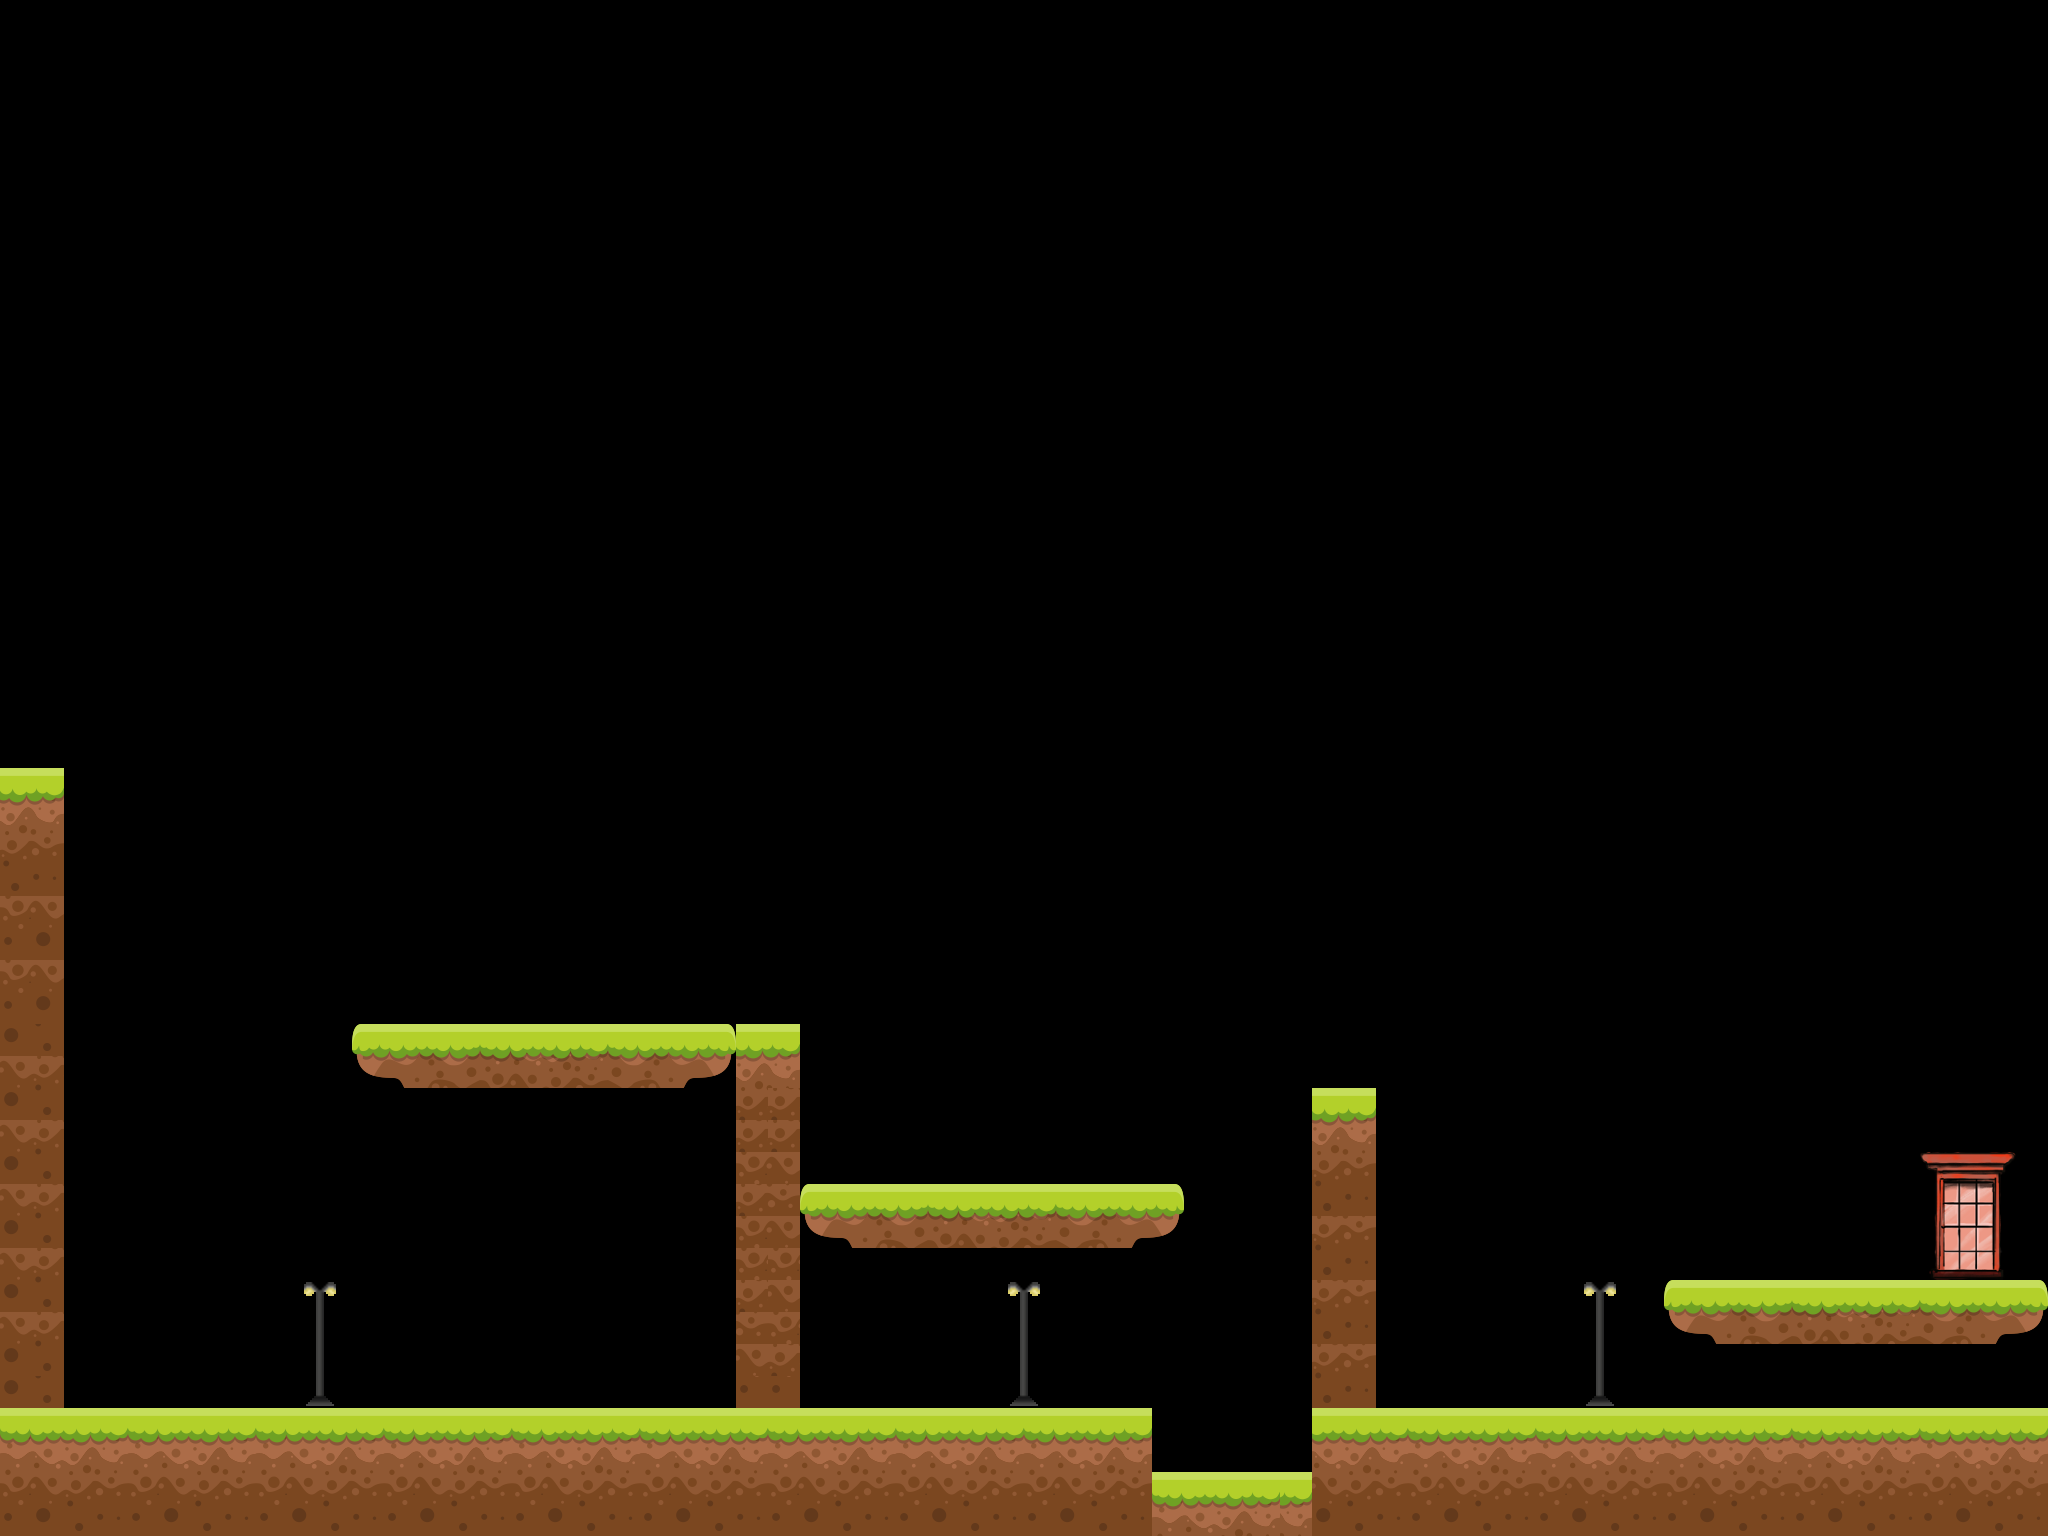

This game map was drawn from its Tiled (.tmx) file and the tilesets committed beside it. A one-line description and the trimmed map source follow:
An orthogonal 64x48 tile map with 32x32 px tiles, 3 tile layers (null, Tile Layer 1, foreground), 13 tilesets and 29 objects (6x platform, 4x ground, big saw).

<map version="1.0" orientation="orthogonal" renderorder="left-up" width="64" height="48" tilewidth="32" tileheight="32" nextobjectid="68">
 <tileset firstgid="1" name="terrain" tilewidth="32" tileheight="32" tilecount="16" columns="4">
  <image source="Tiles/2.png" width="128" height="128" />
 </tileset>
 <tileset firstgid="17" name="terrain2" tilewidth="32" tileheight="32" tilecount="8" columns="4">
  <image source="Tiles/13.png" width="128" height="93" />
 </tileset>
 <tileset firstgid="25" name="terrain3" tilewidth="32" tileheight="32" tilecount="8" columns="4">
  <image source="Tiles/14.png" width="128" height="93" />
 </tileset>
 <tileset firstgid="33" name="terrain4" tilewidth="32" tileheight="32" tilecount="8" columns="4">
  <image source="Tiles/15.png" width="128" height="93" />
 </tileset>
 <tileset firstgid="41" name="coins" tilewidth="64" tileheight="64" tilecount="64" columns="8">
  <image source="../sprites/coinsheet.png" width="512" height="512" />
 </tileset>
 <tileset firstgid="105" name="exit" tilewidth="62" tileheight="64" tilecount="1" columns="1">
  <image source="Object/Sign_2.png" width="62" height="64" />
 </tileset>
 <tileset firstgid="106" name="street-light" tilewidth="32" tileheight="32" tilecount="8" columns="2">
  <image source="Object/street-light.png" width="64" height="128" />
 </tileset>
 <tileset firstgid="114" name="water" tilewidth="32" tileheight="32" tilecount="12" columns="4">
  <image source="Tiles/17.png" width="128" height="99" />
 </tileset>
 <tileset firstgid="126" name="saw" tilewidth="96" tileheight="96" tilecount="1" columns="1">
  <image source="Object/saw.png" width="96" height="96" />
 </tileset>
 <tileset firstgid="127" name="big saw" tilewidth="128" tileheight="128" tilecount="1" columns="1">
  <image source="Object/big saw.png" width="128" height="128" />
 </tileset>
 <tileset firstgid="128" name="life item" tilewidth="32" tileheight="32" tilecount="1" columns="1">
  <image source="Object/life.png" width="40" height="39" />
 </tileset>
 <tileset firstgid="129" name="key" tilewidth="32" tileheight="32" tilecount="1" columns="1">
  <image source="Object/key.png" width="32" height="32" />
 </tileset>
 <tileset firstgid="130" name="Door" tilewidth="32" tileheight="32" tilecount="12" columns="3">
  <image source="Building 1/Window.png" width="96" height="128" />
 </tileset>
 <imagelayer name="Background Image" offsetx="0" offsety="-320">
  <image source="Sky/Sky 1 v2.jpg" width="6051" height="2371" />
 </imagelayer>
 <objectgroup name="saw">
  <object id="52" name="big saw" type="big saw" gid="127" x="1169" y="1536" width="128" height="128" />
  <object id="54" gid="127" x="0" y="1024" width="128" height="128" />
 </objectgroup>
 <layer name="null" width="64" height="48">
  <data>[3072 cells, 0 non-empty, 0 distinct tile ids]</data>
 </layer>
 <layer name="Tile Layer 1" width="64" height="48">
  <data>[3072 cells, 420 non-empty, 60 distinct tile ids]</data>
 </layer>
 <objectgroup name="collision">
  <object id="5" name="ground" type="ground" x="0" y="1408" width="1152" height="128" />
  <object id="6" name="platform" type="platform" x="352" y="1024" width="384" height="64" />
  <object id="7" name="platform" type="platform" x="800" y="1184" width="384" height="64" />
  <object id="8" name="platform" type="platform" x="1664" y="1280" width="384" height="64" />
  <object id="27" name="ground" type="ground" x="1312" y="1088" width="64" height="322" />
  <object id="40" name="gound" type="ground" x="1312" y="1408" width="735" height="128" />
  <object id="57" name="ground" type="ground" x="0" y="768" width="64" height="640" />
  <object id="58" x="736" y="1024" width="64" height="384" />
  <object id="61" x="1152" y="1472" width="160" height="64" />
  <object id="64" name="platform" x="832" y="1216" width="320" height="32" />
  <object id="65" name="platform" x="1696" y="1312" width="320" height="32" />
  <object id="66" name="platform" x="384" y="1056" width="320" height="32" />
 </objectgroup>
 <objectgroup color="#000100" name="coins">
  <object id="11" gid="75" x="416" y="1408" width="64" height="64" />
  <object id="12" gid="75" x="608" y="1408" width="64" height="64" />
  <object id="14" gid="75" x="960" y="1184" width="64" height="64" />
  <object id="15" gid="75" x="1088" y="1184" width="64" height="64" />
  <object id="16" gid="75" x="1376" y="1280" width="64" height="64" />
  <object id="17" gid="75" x="1504" y="1280" width="64" height="64" />
  <object id="18" gid="75" x="1440" y="1408" width="64" height="64" />
  <object id="19" gid="75" x="1824" y="1408" width="64" height="64" />
  <object id="28" gid="73" x="1248" y="1376" width="64" height="64" />
  <object id="29" gid="73" x="1248" y="1280" width="64" height="64" />
  <object id="30" gid="73" x="1248" y="1184" width="64" height="64" />
  <object id="41" gid="75" x="832" y="1184" width="64" height="64" />
 </objectgroup>
 <objectgroup name="exit">
  <object id="67" x="1952" y="1184" width="32" height="96" />
 </objectgroup>
 <objectgroup name="life item">
  <object id="62" gid="128" x="32" y="768" width="32" height="32" />
 </objectgroup>
 <objectgroup name="key">
  <object id="63" gid="129" x="864" y="1408" width="32" height="32" />
 </objectgroup>
 <layer name="foreground" width="64" height="48">
  <data>[3072 cells, 18 non-empty, 12 distinct tile ids]</data>
 </layer>
</map>
